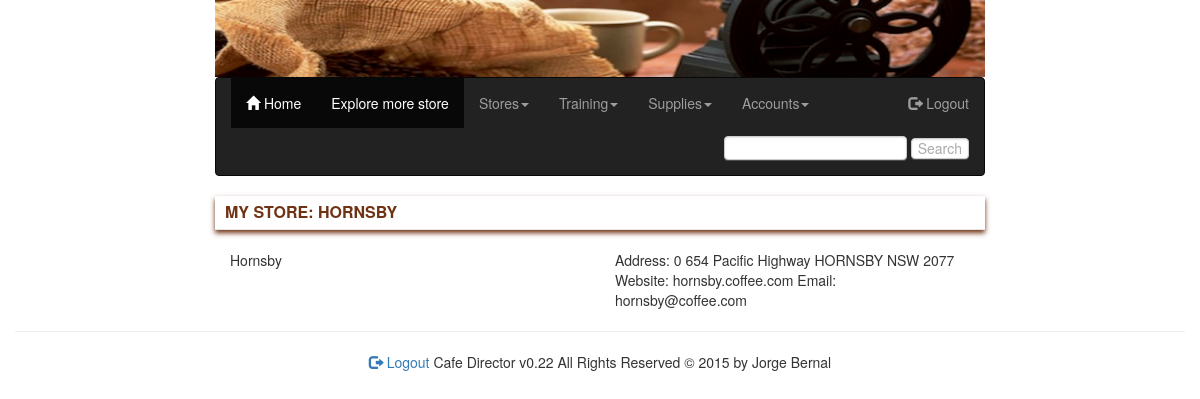
The page /inc/my_store.php (signed in) on the database its author committed.
### tables this page shows
CREATE TABLE IF NOT EXISTS `users` (
  `userID` int(11) NOT NULL AUTO_INCREMENT,
  `username` varchar(64) NOT NULL,
  `password` varchar(64) NOT NULL,
  `salt` varchar(64) NOT NULL,
  `role` varchar(64) NOT NULL,
  `membershipID` int(11) NOT NULL,
  `storeID` int(11) DEFAULT NULL,
  PRIMARY KEY (`userID`),
  KEY `membershipID` (`membershipID`)
);

CREATE TABLE IF NOT EXISTS `stores` (
  `storeID` int(11) NOT NULL AUTO_INCREMENT,
  `namestore` varchar(128) NOT NULL,
  `unit` int(11) NOT NULL,
  `streetnumber` int(11) NOT NULL,
  `streetname` varchar(128) NOT NULL,
  `suburb` varchar(128) NOT NULL,
  `state` varchar(16) NOT NULL,
  `postcode` int(11) NOT NULL,
  `website` varchar(128) NOT NULL,
  `email` varchar(128) NOT NULL,
  `phone1` int(11) NOT NULL,
  `phone2` int(11) NOT NULL,
  `join_datestamp` datetime NOT NULL,
  `update_datestamp` datetime NOT NULL,
  `img_path` varchar(128) NOT NULL,
  `store_description` varchar(1000) NOT NULL,
  `store_status` varchar(32) NOT NULL,
  `franchise_available` varchar(32) NOT NULL,
  PRIMARY KEY (`storeID`)
);

### inc/my_store.php (the view, shortened to what this page needs)
<?php
  include ('../inc/header.php');
  $userID = $_SESSION['logged_userID'];
  $sql = "SELECT * FROM stores JOIN users ON stores.storeID = users.storeID WHERE users.userID='$userID'";
  $result = mysqli_query($conn, $sql);
  $row = mysqli_fetch_array($result);
  ?>
  <div class="row">
  	<div class="col-xs-12">
  			<fieldset>
  						<legend>My Store: <?php echo $row['namestore']; ?> </legend>
  								<div class="form-group">
  									<div class="col-xs-12">
  										<div class="row">
  													<div class="col-xs-6">
  															<?php echo $row['namestore']; ?>
  													</div>
  													<div class="col-xs-6">
                              Address: <?php echo $row['unit']. " ".$row['streetnumber']. " ".$row['streetname']. " ".$row['suburb']. " ".$row['state']. " ".$row['postcode']; ?>
                              Website: <?php echo $row['website']; ?>
                              Email: <?php echo $row['email']; ?>
  													</div>
  										</div>
  											<div class="row">
  													<div class="col-xs-8">
  														</div>
  														<div class="col-xs-4">
  														</div>
  											</div>
  									</div>
  							</div>
  			</fieldset>
  		</div>
  </div>
  <?php
  include ('footer.php');
?>

### css/styles.css (style rules this page uses)
legend { color:#6F3213; font-size:16px; background:#fff; box-shadow: 0 3px 5px #6F3213; padding:5px 10px; text-transform:uppercase; font-weight:bold; }

### rows shown on the page
users: storeID.namestore "HORNSBY", storeID.namestore "Hornsby", storeID.unit "0", storeID.streetnumber "654", storeID.streetname "Pacific Highway", storeID.suburb "HORNSBY", storeID.state "NSW", storeID.postcode "2077", storeID.website "hornsby.coffee.com", storeID.email "hornsby@coffee.com"
